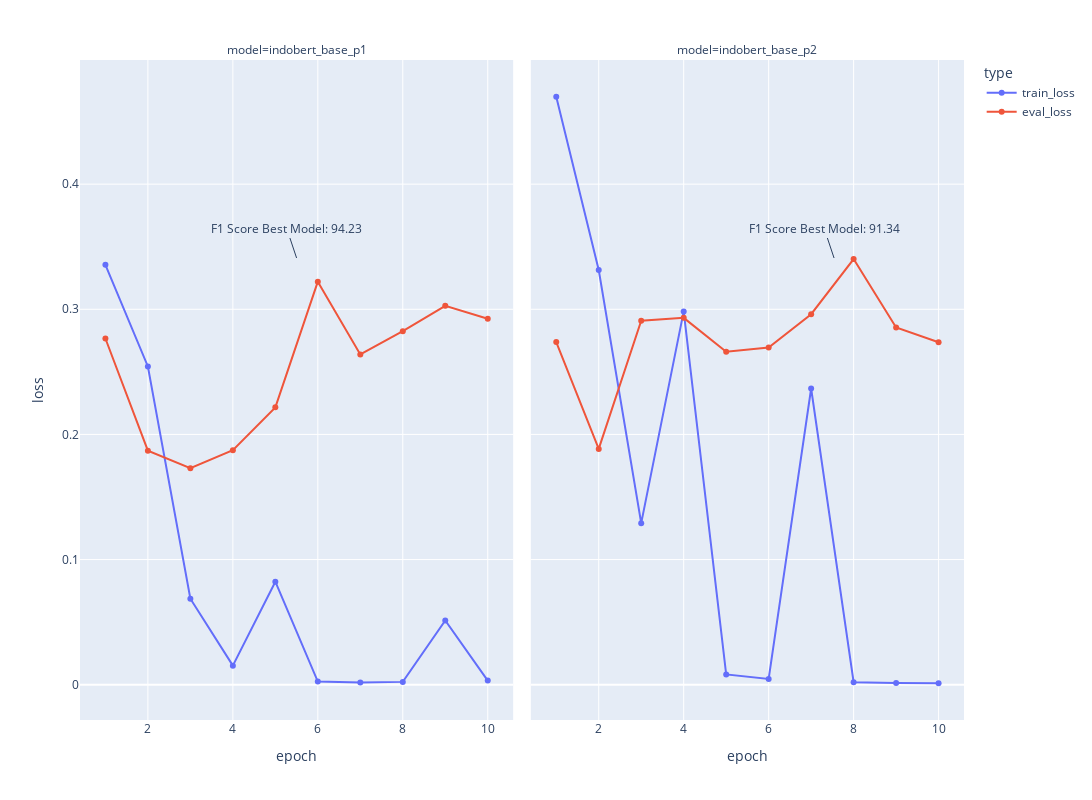

The notebook cell this image was saved under:
### Code cell
fig = px.line(new_df, y='loss', x='epoch', markers=True, color='type', facet_col='model', facet_col_wrap=4, width=1700, height=800, 
                )
fig.add_annotation(
    xref="x domain",
    yref="y domain",
    # The arrow head will be 25% along the x axis, starting from the left
    x=0.5,
    # The arrow head will be 40% along the y axis, starting from the bottom
    y=0.7,
    text=f"F1 Score Best Model: {accuracy[0]}",
    row=0, col=1
)
fig.add_annotation(
    xref="x domain",
    yref="y domain",
    # The arrow head will be 25% along the x axis, starting from the left
    x=0.7,
    # The arrow head will be 40% along the y axis, starting from the bottom
    y=0.7,
    text=f"F1 Score Best Model: {accuracy[1]}",
    row=0, col=2
)
fig.show()

### Figure 1 — Plotly figure (JSON) as saved in the notebook; plotly's stock layout.template omitted (floating-point values rounded to 4 significant figures)
{"data": [{"hovertemplate": "type=train_loss<br>model=indobert_base_p1<br>epoch=%{x}<br>loss=%{y}<extra></extra>", "legendgroup": "train_loss", "line": {"color": "#636efa", "dash": "solid"}, "marker": {"symbol": "circle"}, "mode": "lines+markers", "name": "train_loss", "orientation": "v", "showlegend": true, "type": "scatter", "x": [1, 2, 3, 4, 5, 6, 7, 8, 9, 10], "xaxis": "x", "y": [0.3355, 0.2543, 0.06867, 0.0152, 0.0823, 0.002498, 0.001765, 0.002242, 0.0513, 0.003252], "yaxis": "y"}, {"hovertemplate": "type=train_loss<br>model=indobert_base_p2<br>epoch=%{x}<br>loss=%{y}<extra></extra>", "legendgroup": "train_loss", "line": {"color": "#636efa", "dash": "solid"}, "marker": {"symbol": "circle"}, "mode": "lines+markers", "name": "train_loss", "orientation": "v", "showlegend": false, "type": "scatter", "x": [1, 2, 3, 4, 5, 6, 7, 8, 9, 10], "xaxis": "x2", "y": [0.4699, 0.3313, 0.1291, 0.2983, 0.008218, 0.004539, 0.2367, 0.001951, 0.001376, 0.001148], "yaxis": "y2"}, {"hovertemplate": "type=eval_loss<br>model=indobert_base_p1<br>epoch=%{x}<br>loss=%{y}<extra></extra>", "legendgroup": "eval_loss", "line": {"color": "#EF553B", "dash": "solid"}, "marker": {"symbol": "circle"}, "mode": "lines+markers", "name": "eval_loss", "orientation": "v", "showlegend": true, "type": "scatter", "x": [1, 2, 3, 4, 5, 6, 7, 8, 9, 10], "xaxis": "x", "y": [0.2767, 0.187, 0.1731, 0.1874, 0.2216, 0.3221, 0.2639, 0.2825, 0.3028, 0.2924], "yaxis": "y"}, {"hovertemplate": "type=eval_loss<br>model=indobert_base_p2<br>epoch=%{x}<br>loss=%{y}<extra></extra>", "legendgroup": "eval_loss", "line": {"color": "#EF553B", "dash": "solid"}, "marker": {"symbol": "circle"}, "mode": "lines+markers", "name": "eval_loss", "orientation": "v", "showlegend": false, "type": "scatter", "x": [1, 2, 3, 4, 5, 6, 7, 8, 9, 10], "xaxis": "x2", "y": [0.2738, 0.1884, 0.2909, 0.2932, 0.266, 0.2695, 0.2961, 0.3402, 0.2854, 0.2737], "yaxis": "y2"}], "layout": {"annotations": [{"showarrow": false, "text": "model=indobert_base_p1", "x": 0.245, "xanchor": "center", "xref": "paper", "y": 1, "yanchor": "bottom", "yref": "paper"}, {"showarrow": false, "text": "model=indobert_base_p2", "x": 0.755, "xanchor": "center", "xref": "paper", "y": 1, "yanchor": "bottom", "yref": "paper"}, {"text": "F1 Score Best Model: 94.23", "x": 0.5, "xref": "x domain", "y": 0.7, "yref": "y domain"}, {"text": "F1 Score Best Model: 91.34", "x": 0.7, "xref": "x2 domain", "y": 0.7, "yref": "y2 domain"}], "height": 800, "legend": {"title": {"text": "type"}, "tracegroupgap": 0}, "margin": {"t": 60}, "width": 1700, "xaxis": {"anchor": "y", "domain": [0, 0.49], "title": {"text": "epoch"}}, "xaxis2": {"anchor": "y2", "domain": [0.51, 1], "matches": "x", "title": {"text": "epoch"}}, "yaxis": {"anchor": "x", "domain": [0, 1], "title": {"text": "loss"}}, "yaxis2": {"anchor": "x2", "domain": [0, 1], "matches": "y", "showticklabels": false}}}
